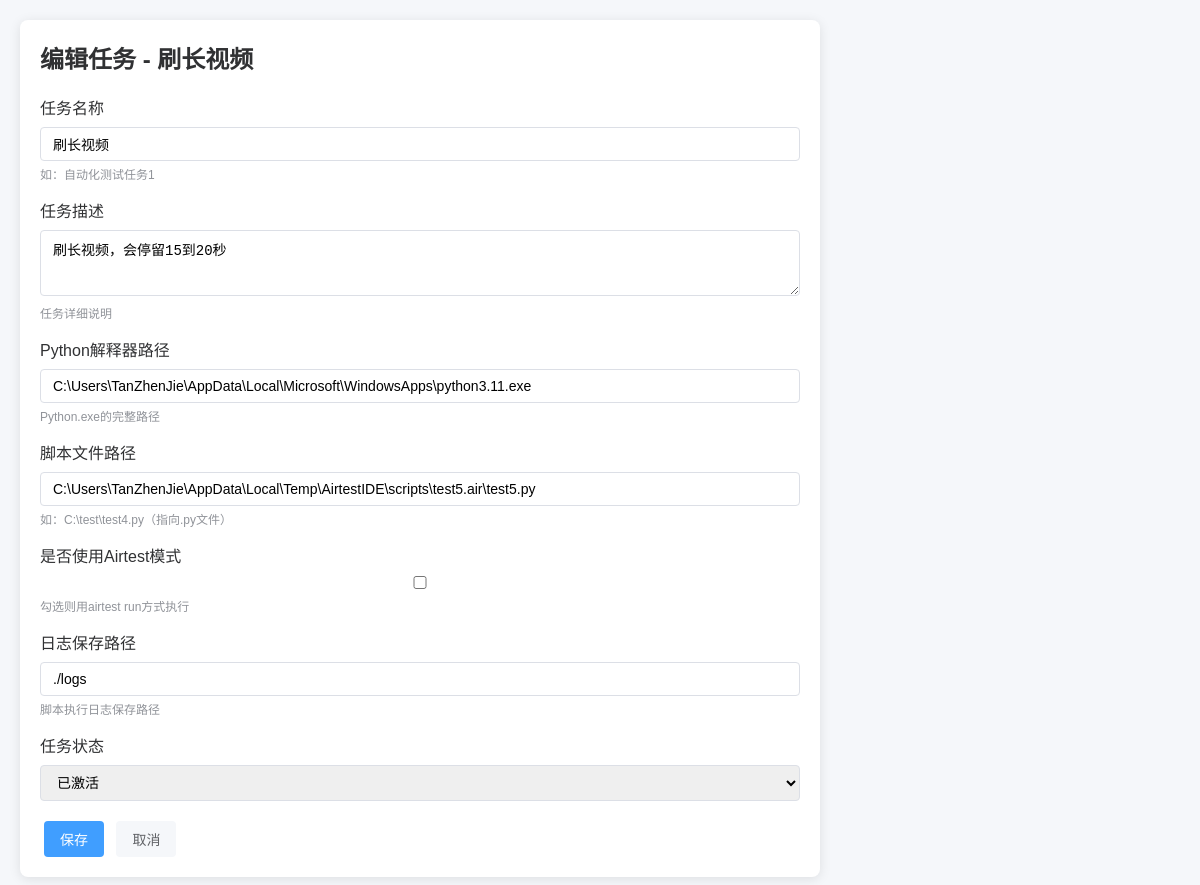
/script/edit/3/, run on an earlier commit of the app's database.
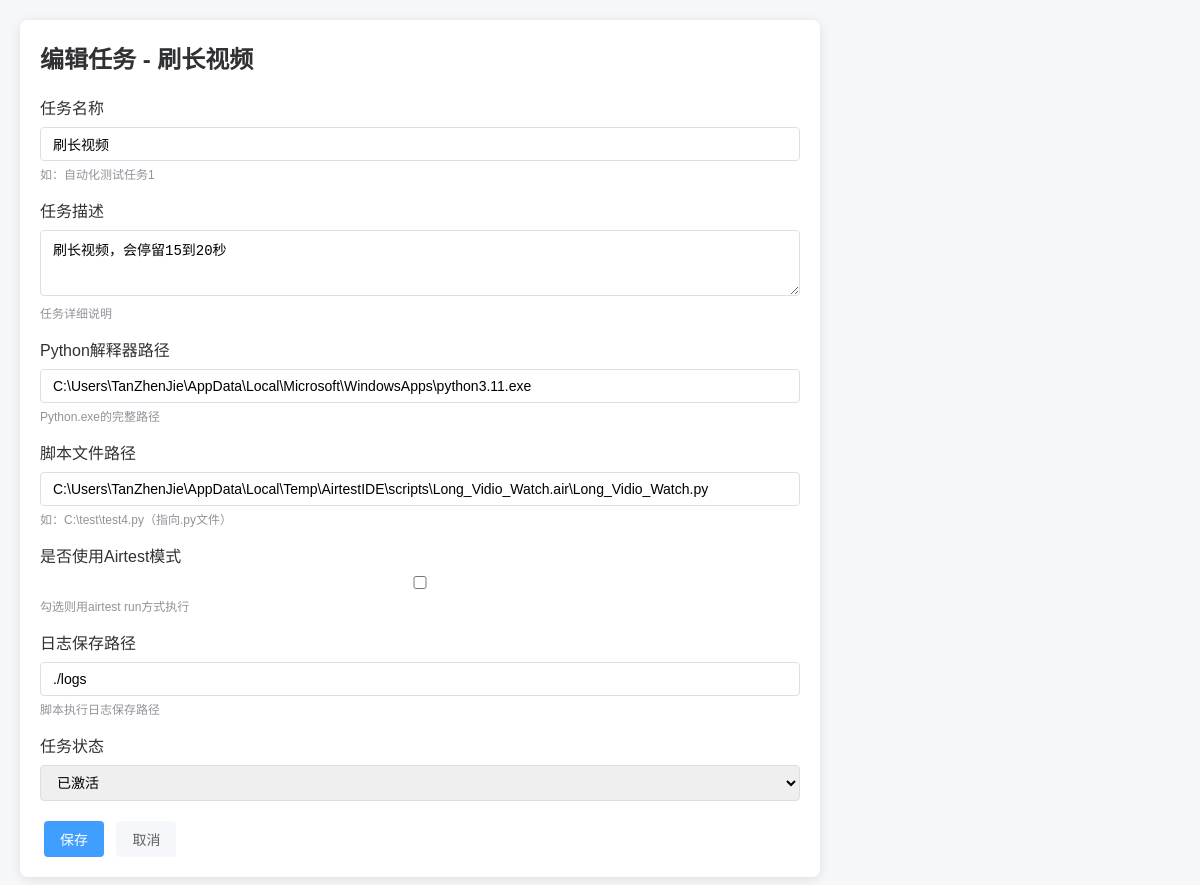
And on a later commit of the database.
### script_center/models.py (models this page shows, shortened)
class ScriptTask(models.Model):
    TASK_STATUS = (
        ("draft", "草稿"),
        ("active", "已激活"),
        ("disabled", "已禁用"),
    )
    task_name = models.CharField("任务名称", max_length=100, unique=True, help_text="如：自动化测试任务1")
    task_desc = models.TextField("任务描述", blank=True, null=True, help_text="任务详细说明")
    python_path = models.CharField("Python解释器路径", max_length=500,
                                  default=r"C:\Users\TanZhenJie\AppData\Local\Microsoft\WindowsApps\python3.11.exe",
                                  help_text="Python.exe的完整路径")
    script_path = models.CharField("脚本文件路径", max_length=500,
                                  help_text="如：C:\\test\\test4.py（指向.py文件）")
    airtest_mode = models.BooleanField("是否使用Airtest模式", default=False,
                                      help_text="勾选则用airtest run方式执行")
    log_path = models.CharField("日志保存路径", max_length=500, blank=True, null=True,
                               default="./logs", help_text="脚本执行日志保存路径")
    status = models.CharField("任务状态", max_length=20, choices=TASK_STATUS, default="active")
    create_time = models.DateTimeField("创建时间", default=timezone.now)
    update_time = models.DateTimeField("更新时间", auto_now=True)
    class Meta:
        verbose_name = "脚本任务"
        verbose_name_plural = "脚本任务管理"
        ordering = ["-create_time"]

### script_center/views.py (the view, shortened to what this page needs)
# urls.py: path("edit/<int:task_id>/", views.TaskEditView.as_view(), name="task_edit"),
class TaskEditView(View):
    def get(self, request, task_id):
        task = get_object_or_404(ScriptTask, id=task_id)
        form = ScriptTaskForm(instance=task)
        context = {
            "page_title": f"编辑任务 - {task.task_name}",
            "form": form,
            "task": task
        }
        return render(request, "script_center/task_form.html", context)

### script_center/forms.py (shortened to what this page needs)
class ScriptTaskForm(forms.ModelForm):
    class Meta:
        model = ScriptTask
        fields = ["task_name", "task_desc", "python_path", "script_path",
                 "airtest_mode", "log_path", "status"]
        widgets = {
            "task_desc": forms.Textarea(attrs={"rows": 3}),
            "python_path": forms.TextInput(attrs={"class": "form-control"}),
            "script_path": forms.TextInput(attrs={"class": "form-control"}),
            "log_path": forms.TextInput(attrs={"class": "form-control"}),
        }

### script_center/templates/script_center/task_form.html (shortened to what this page needs)
{% load static %}
<!DOCTYPE html>
<html lang="zh-CN">
<head>
</head>
<body>
    <div class="card">
        <h2 style="margin-bottom: 20px; color: #303133;">{{ page_title }}</h2>
        <form method="POST">
            <div class="form-group">
                <label>{{ form.task_name.label }}</label>
                {{ form.task_name }}
                {% if form.task_name.help_text %}
                    <div class="help-text">{{ form.task_name.help_text }}</div>
                {% endif %}
            </div>
            <div class="form-group">
                <label>{{ form.task_desc.label }}</label>
                {{ form.task_desc }}
                {% if form.task_desc.help_text %}
                    <div class="help-text">{{ form.task_desc.help_text }}</div>
                {% endif %}
            </div>
            <div class="form-group">
                <label>{{ form.python_path.label }}</label>
                {{ form.python_path }}
                {% if form.python_path.help_text %}
                    <div class="help-text">{{ form.python_path.help_text }}</div>
                {% endif %}
            </div>
            <div class="form-group">
                <label>{{ form.script_path.label }}</label>
                {{ form.script_path }}
                {% if form.script_path.help_text %}
                    <div class="help-text">{{ form.script_path.help_text }}</div>
                {% endif %}
            </div>
            <div class="form-group">
                <label>{{ form.airtest_mode.label }}</label>
                {{ form.airtest_mode }}
                {% if form.airtest_mode.help_text %}
                    <div class="help-text">{{ form.airtest_mode.help_text }}</div>
                {% endif %}
            </div>
            <div class="form-group">
                <label>{{ form.log_path.label }}</label>
                {{ form.log_path }}
                {% if form.log_path.help_text %}
                    <div class="help-text">{{ form.log_path.help_text }}</div>
                {% endif %}
            </div>
            <div class="form-group">
                <label>{{ form.status.label }}</label>
                {{ form.status }}
            </div>
            <div style="margin-top: 20px;">
                <button type="submit" class="btn btn-primary">保存</button>
                <a href="{% url 'script_center:task_list' %}" class="btn btn-default">取消</a>
            </div>
        </form>
    </div>
</body>
</html>

What changed in the data, as far as the page shows it:
changed ScriptTask "刷长视频": script_path "C:\\Users\\TanZhenJie\\AppData\\Local\\Temp\\AirtestIDE\\scripts\\test5.air\\test5.py" → "C:\\Users\\TanZhenJie\\AppData\\Local\\Temp\\AirtestIDE\\scripts\\Long_Vidio_Watch.air\\Long_Vidio_Watch.py"
